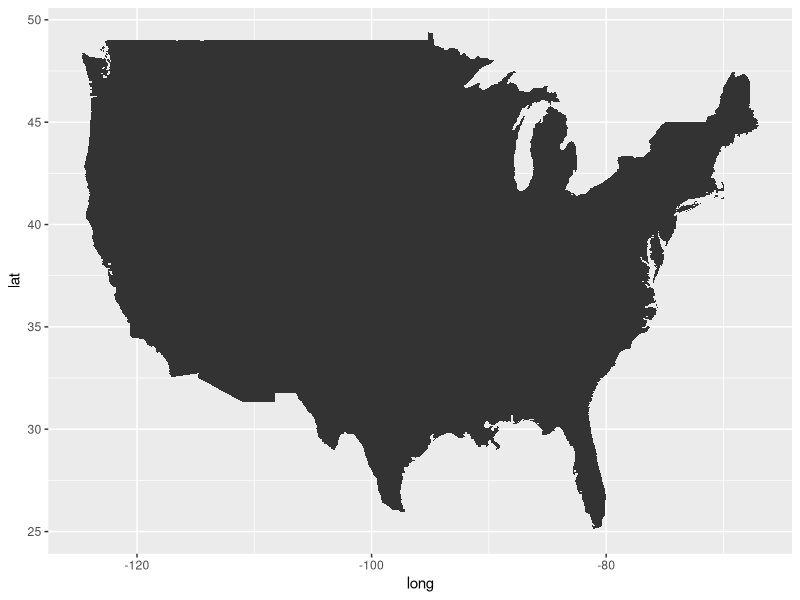

Recreate this plot in R.
## ---- chunk 1

## ---- chunk 2
library(dplyr)
library(ggplot2)
## ---- chunk 3
state_map = map_data('state')
head(state_map)
## ---- chunk 4
data = state.x77
data = as.data.frame(data)
data$region = tolower(rownames(data))
head(data)
## ---- chunk 5
data_join = left_join(state_map, data, by='region')
head(data_join)
## ---- chunk 6
ggplot(data=data_join, aes(x=long, y=lat, group=group),
       color='white', fill=population) + 
       geom_polygon() + 
       scale_fill_viridis_d(option='A')
## ---- chunk 7

## ---- chunk 8

## ---- chunk 9

